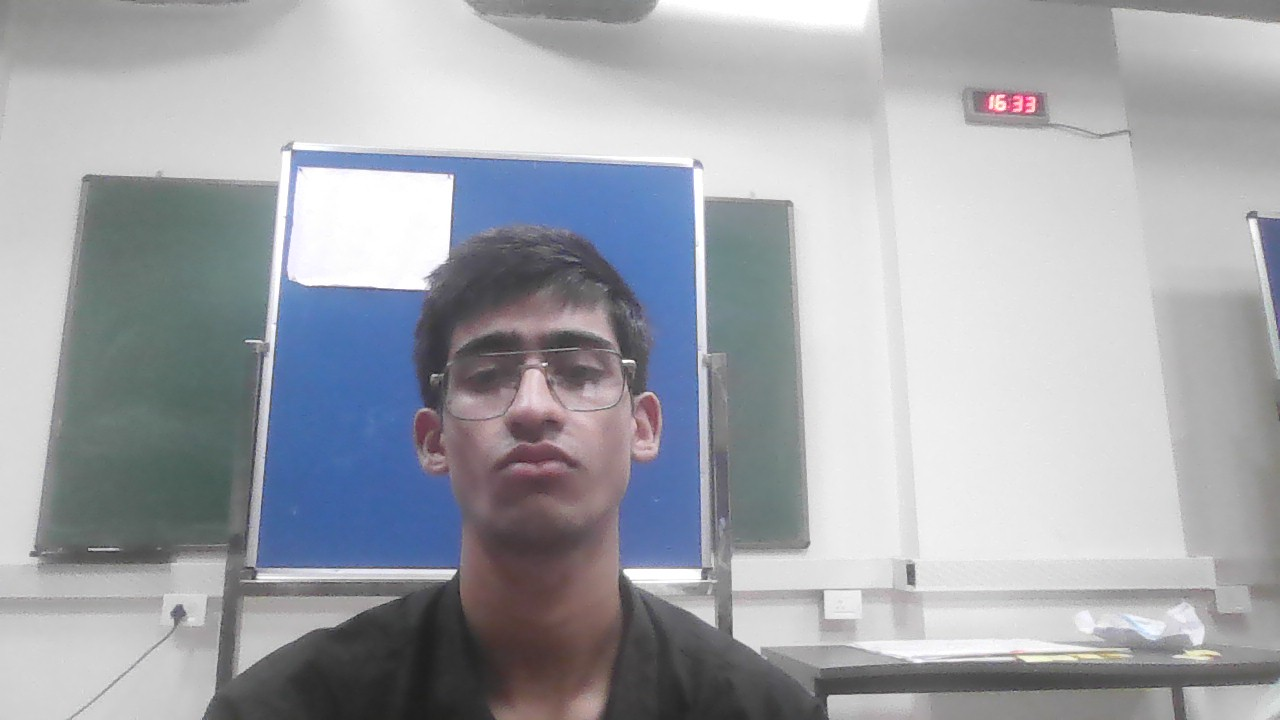
#> input picture your_image.jpg, 1280 x 720 px
$ python 'Assignment 03.py'
#> lines starting #> are read from the running program, lines starting #| are printed output that depends on the picture
import numpy as np
import matplotlib.pyplot as plt
from PIL import Image

# -------------------------------
# 1. LOAD IMAGE
# -------------------------------

img = Image.open("your_image.jpg").convert("RGB")
#> img is the input picture: PIL image 1280x720 RGB; mean R, G, B 163.6, 166.3, 172.1
img_array = np.array(img)

height, width = img_array.shape[:2]
#> height = 720; width = 1280


# -------------------------------
# 2. TRANSFORMATION MATRICES
# -------------------------------

A1 = np.array([[2, 0],
               [0, 0.5]])      # Scaling

A2 = np.array([[0, -1],
               [1,  0]])       # 90 degree rotation

A3 = np.array([[1, 1],
               [0, 1]])        # Horizontal shear

A4 = np.array([[-1, 0],
               [ 0, 1]])       # Reflection in y-axis

A5 = np.array([[1, 0],
               [0, 0]])        # Projection onto x-axis


matrices = {
    "A1: Scaling": A1,
    "A2: 90° Rotation": A2,
    "A3: Horizontal Shear": A3,
    "A4: Reflection in y-axis": A4,
    "A5: Projection onto x-axis": A5
}


# -------------------------------
# 3. BASIS VECTORS
# -------------------------------

e1 = np.array([1, 0])
e2 = np.array([0, 1])


# -------------------------------
# 4. FUNCTION TO TRANSFORM IMAGE
# -------------------------------

def transform_image(image, A):

    h, w = image.shape[:2]

    # Create empty output image
    output = np.zeros_like(image)

    # Image centre
    cx = w / 2
    cy = h / 2

    # Inverse matrix
    A_inv = np.linalg.inv(A)

    for row in range(h):
        for col in range(w):

            # Output pixel coordinates relative to centre
            x = col - cx
            y = cy - row

            point = np.array([x, y])

            # Find corresponding original point
            original_point = A_inv @ point

            ox = original_point[0]
            oy = original_point[1]

            # Convert back to image coordinates
            original_col = int(round(ox + cx))
            original_row = int(round(cy - oy))

            # Check boundaries
            if 0 <= original_row < h and 0 <= original_col < w:
                output[row, col] = image[original_row, original_col]

    return output


# -------------------------------
# 5. APPLY TRANSFORMATIONS
# -------------------------------

transformed_images = {}

for name, A in matrices.items():

    print("\n-------------------------")
    print(name)
    print("-------------------------")

    # T(e1) and T(e2)
    print("T(e1) =", A @ e1)
    print("T(e2) =", A @ e2)

    # Rank
    rank = np.linalg.matrix_rank(A)
    print("rank(A) =", rank)

    # Information loss
    if rank < 2:
        print("Information lost: YES")
    else:
        print("Information lost: NO")

    # A5 is singular, so use small y-scale only for visualization
    if name == "A5: Projection onto x-axis":

        A_visual = np.array([
            [1, 0],
            [0, 0.02]
        ])

        transformed_images[name] = transform_image(img_array, A_visual)

        print("True matrix A5 =")
        print(A)
        print("Visualization uses y-scale = 0.02")

    else:
        transformed_images[name] = transform_image(img_array, A)
#> after the loop, transformed_images = 5 items


# -------------------------------
# 6. DISPLAY RESULTS
# -------------------------------

fig, axes = plt.subplots(2, 3, figsize=(15, 10))

# Original image
axes[0, 0].imshow(img_array)
axes[0, 0].set_title("Original Image")
axes[0, 0].axis("off")

# Transformed images
positions = [
    (0, 1),
    (0, 2),
    (1, 0),
    (1, 1),
    (1, 2)
]

for (name, image), position in zip(transformed_images.items(), positions):

    row, col = position

    axes[row, col].imshow(image)
    axes[row, col].set_title(name)
    axes[row, col].axis("off")
#> this loop made 5 passes
#> (name, row, col) on passes 1 to 5: ('A1: Scaling', 0, 1), ('A2: 90° Rotation', 0, 2), ('A3: Horizontal Shear', 1, 0), ('A4: Reflection in y-axis', 1, 1), ('A5: Projection onto x-axis', 1, 2)

plt.tight_layout()
plt.show()
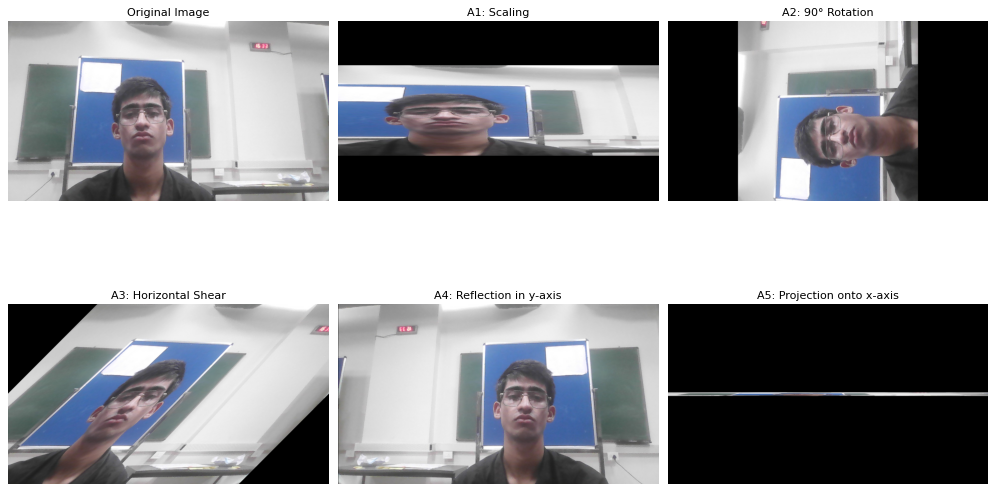
#> figure drawn by matplotlib, 6 panels


# -------------------------------
# 7. COLUMN INTERPRETATION
# -------------------------------

print("\nCOLUMN INTERPRETATION:")

for name, A in matrices.items():

    print("\n", name)

    print("Column 1 =", A[:, 0], " = T(e1)")
    print("Column 2 =", A[:, 1], " = T(e2)")

    if np.linalg.matrix_rank(A) == 2:
        print("Both columns provide two independent directions.")
    else:
        print("Columns are dependent, so one dimension is lost.")
